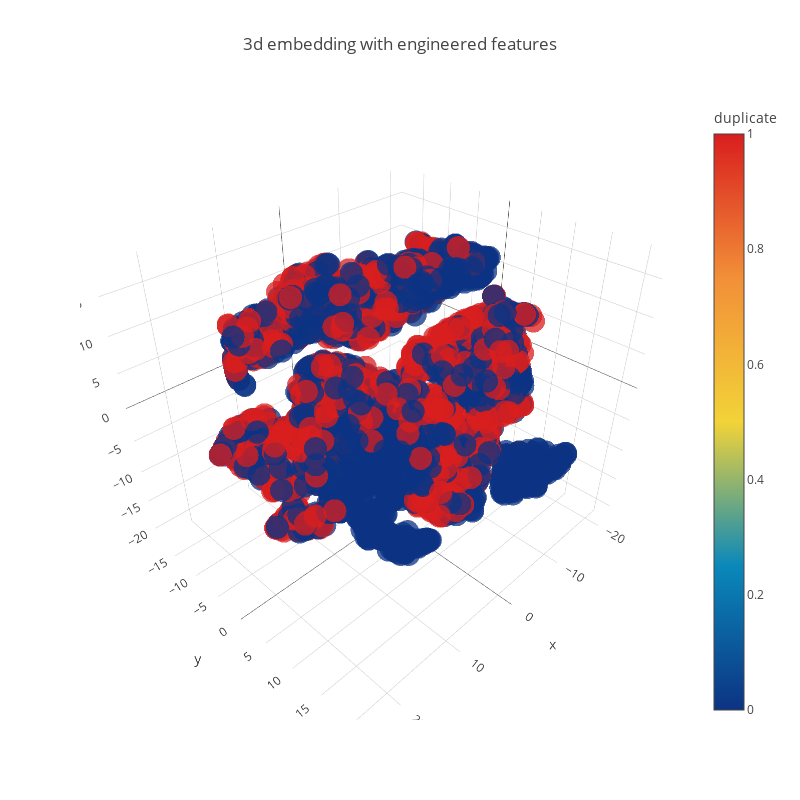

The code cell stored with this chart in its notebook:
### Code cell
trace1 = go.Scatter3d(
    x=tsne3d[:,0],
    y=tsne3d[:,1],
    z=tsne3d[:,2],
    mode='markers',
    marker=dict(
        sizemode='diameter',
        color = y,
        colorscale = 'Portland',
        colorbar = dict(title = 'duplicate'),
        line=dict(color='rgb(255, 255, 255)'),
        opacity=0.75
    )
)

data=[trace1]
layout=dict(height=800, width=800, title='3d embedding with engineered features')
fig=dict(data=data, layout=layout)
py.iplot(fig, filename='3DBubble')

### Figure 1 — Plotly figure (JSON) as saved in the notebook; plotly's stock layout.template omitted (floating-point values rounded to 4 significant figures; data arrays with more than 128 entries replaced by an {"elided": "..."} marker saying what was removed)
{"data": [{"marker": {"color": {"elided": "5000 int values"}, "colorbar": {"title": "duplicate"}, "colorscale": "Portland", "line": {"color": "rgb(255, 255, 255)"}, "opacity": 0.75, "sizemode": "diameter"}, "mode": "markers", "type": "scatter3d", "x": {"elided": "5000 float values"}, "y": {"elided": "5000 float values"}, "z": {"elided": "5000 float values"}}], "layout": {"height": 800, "title": "3d embedding with engineered features", "width": 800}}
